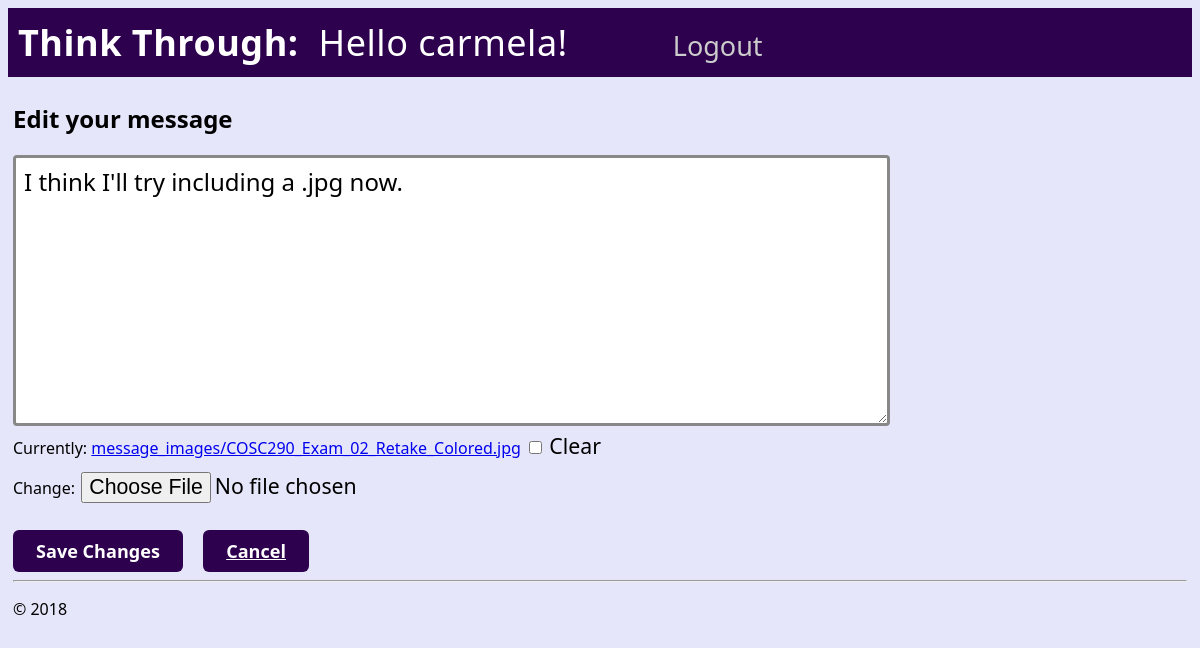
Before: /message/26/edit/ (signed in) with the older database file.
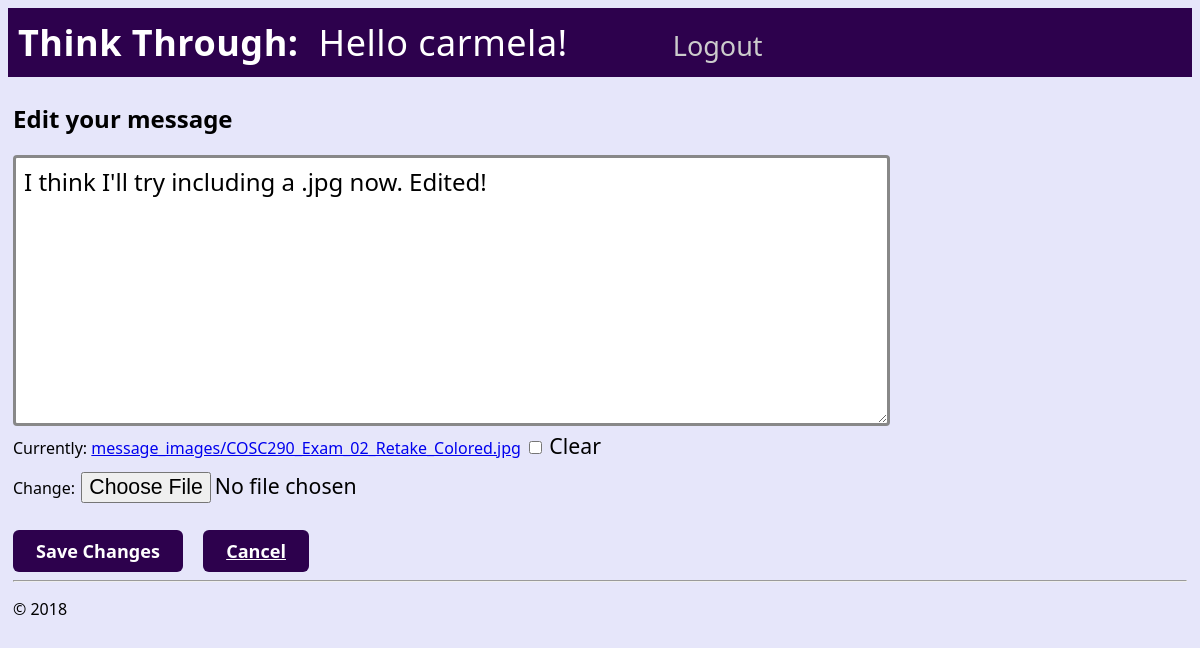
After: the same page with the newer database file.
### hello/models.py (models this page shows, shortened)
class LogMessage(models.Model):
    user = models.ForeignKey('auth.User', on_delete=models.CASCADE, related_name='log_messages', null=True, blank=True)
    message = models.TextField()
    log_date = models.DateTimeField("date logged")
    image = models.ImageField(upload_to="message_images/", blank=True, null=True)

### hello/views.py (the view)
# urls.py: path("message/<int:message_id>/edit/", views.edit_message, name="edit_message"),
@login_required
def edit_message(request, message_id):
    try:
        message = LogMessage.objects.get(pk=message_id, user=request.user)
    except LogMessage.DoesNotExist:
        return redirect('home')
    if request.method == 'POST':
        form = LogMessageForm(request.POST, request.FILES, instance=message)
        if form.is_valid():
            form.save()
            return redirect('home')
    else:
        form = LogMessageForm(instance=message)
    return render(request, 'hello/edit_message.html', {'form': form, 'message': message})

### hello/forms.py
class LogMessageForm(forms.ModelForm):
    class Meta:
        model = LogMessage
        fields = ("message", "image")   # Add image field to the form
        widgets = {
            "message": forms.Textarea(attrs={
                "rows": 8,
                "cols": 60,
                "class": "large-textarea",
                "style": "font-size:1.5em; font-family:inherit; line-height:1.3; padding:8px; box-sizing:border-box; border:3px solid #888; border-radius:4px;",
            }),
            "image": forms.ClearableFileInput(attrs={
                "class": "log-form",
                "style": "font-size:1.33em; padding:0.51em 1.275em; border-radius:6px; height:auto; min-width:0; max-width:none;",
            }),
        }

### hello/templates/hello/edit_message.html (shortened to what this page needs)
{% extends "hello/layout.html" %}
{% block content %}
    <h2>Edit your message</h2>
    <form method="post" enctype="multipart/form-data" class="log-form">
        <textarea name="message" id="id_message" rows="8" cols="60" class="large-textarea">{{ form.message.value|default_if_none:"" }}</textarea><br>
        {{ form.image }}<br>
        <button type="submit" class="save btn btn-default" style="margin-top: 10px;">Save Changes</button>
        <a href="{% url 'home' %}" class="btn btn-default" style="margin-left: 16px;">Cancel</a>
    </form>
{% endblock %}

Changed rows visible on the page:
changed LogMessage: message "I think I'll try including a .jpg now." → "I think I'll try including a .jpg now. Edited!"
